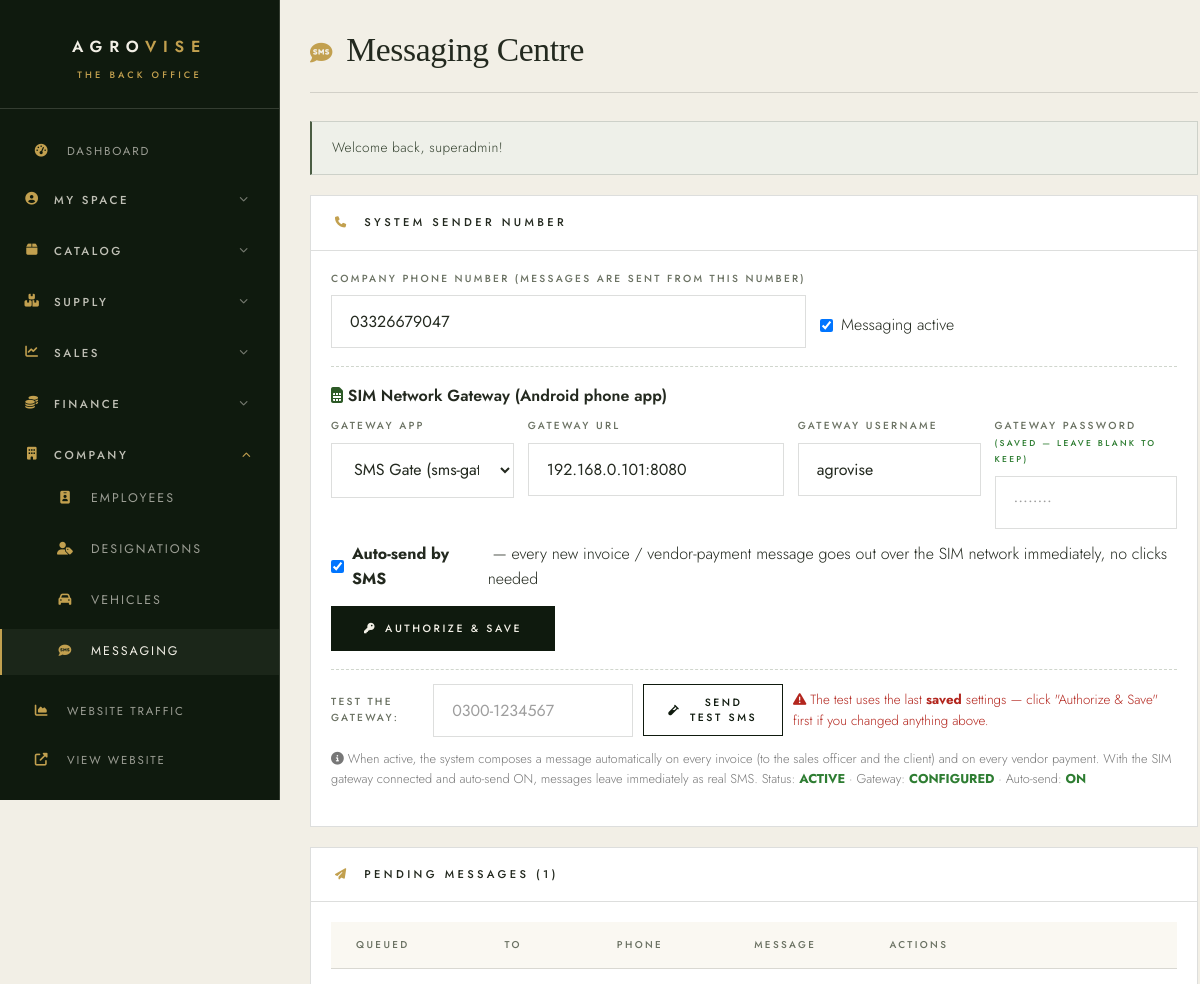
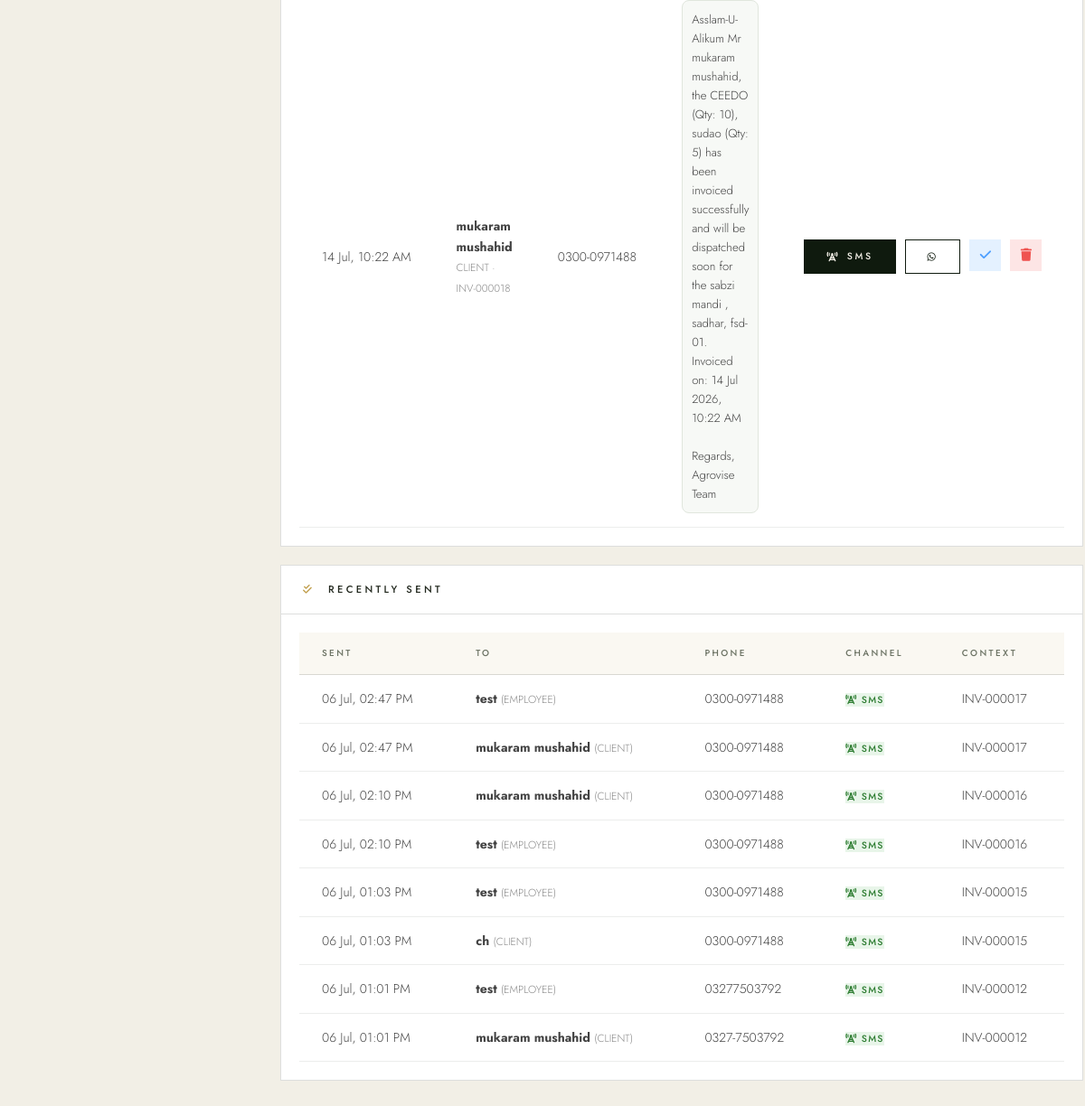
The app's page /admin/messaging.php (signed in) with its own data (2 pictures, top to bottom).
### tables this page shows
CREATE TABLE `settings` (
  `name` varchar(100) NOT NULL,
  `value` text,
  `updated_at` timestamp NULL DEFAULT CURRENT_TIMESTAMP ON UPDATE CURRENT_TIMESTAMP,
  PRIMARY KEY (`name`)
);

CREATE TABLE `outbound_messages` (
  `id` int NOT NULL AUTO_INCREMENT,
  `recipient_type` enum('EMPLOYEE','CLIENT','VENDOR') NOT NULL,
  `recipient_name` varchar(255) NOT NULL,
  `phone` varchar(30) NOT NULL,
  `body` text NOT NULL,
  `context` varchar(100) DEFAULT NULL,
  `status` enum('PENDING','SENT') NOT NULL DEFAULT 'PENDING',
  `sent_via` varchar(12) DEFAULT NULL,
  `created_at` timestamp NULL DEFAULT CURRENT_TIMESTAMP,
  `sent_at` datetime DEFAULT NULL,
  PRIMARY KEY (`id`),
  KEY `idx_status` (`status`)
);

### includes/functions.php (called while the page is built, shortened)
<?php
function getSetting($conn, $name) {
    try {
        $st = $conn->prepare("SELECT value FROM settings WHERE name = ?");
        $st->execute([$name]);
        $v = $st->fetchColumn();
        return $v === false ? null : $v;
    } catch (PDOException $e) {
        return null;
    }
}
function smsGatewayConfigured($conn) {
    $url = trim((string)getSetting($conn, 'sms_gateway_url'));
    if (getSetting($conn, 'sms_gateway_type') === 'traccar') {
        return trim((string)getSetting($conn, 'sms_gateway_pass')) !== '';
    }
    return trim((string)getSetting($conn, 'sms_gateway_user')) !== '';
}
function waSendLink($phone, $body) {
    $digits = preg_replace('/\D+/', '', (string)$phone);
    if (strpos($digits, '0') === 0) $digits = '92' . substr($digits, 1);
    return 'https://wa.me/' . $digits . '?text=' . rawurlencode($body);
}
function getFlashMessage() {
    if (isset($_SESSION['flash'])) {
        $flash = $_SESSION['flash'];
        return $flash;
    }
    return null;
}
function sanitize($input) {
    return htmlspecialchars(trim($input ?? ''), ENT_QUOTES, 'UTF-8');
}
?>

### admin/messaging.php (the view, shortened to what this page needs)
<?php
require_once '../includes/functions.php';
$conn = getDBConnection();
$msgNumber  = getSetting($conn, 'messaging_number') ?? '';
$msgEnabled = getSetting($conn, 'messaging_enabled') === '1';
$gwType     = getSetting($conn, 'sms_gateway_type') === 'smsgate' ? 'smsgate' : 'traccar';
$gwUrl      = getSetting($conn, 'sms_gateway_url') ?? '';
$gwUser     = getSetting($conn, 'sms_gateway_user') ?? '';
$gwPassSet  = trim((string)getSetting($conn, 'sms_gateway_pass')) !== '';
$gwReady    = smsGatewayConfigured($conn);
$autoSend   = getSetting($conn, 'sms_auto_send') === '1';
$pending = $conn->query("SELECT * FROM outbound_messages WHERE status = 'PENDING' ORDER BY created_at DESC")->fetchAll();
$sent = $conn->query("SELECT * FROM outbound_messages WHERE status = 'SENT' ORDER BY sent_at DESC LIMIT 20")->fetchAll();
$flash = getFlashMessage();
?>
<!DOCTYPE html>
<html lang="en">
<head>
    <link rel="stylesheet" href="https://cdnjs.cloudflare.com/ajax/libs/font-awesome/6.4.0/css/all.min.css">
    <link rel="stylesheet" href="../assets/css/style.css?v=ed3">
</head>
<body class="admin-body">
    <div class="admin-wrapper">
        <?php require __DIR__ . '/../includes/admin-sidebar.php'; ?>
        <main class="admin-main">
            <div class="admin-header"><h1><i class="fas fa-comment-sms"></i> Messaging Centre</h1></div>
            <?php if ($flash): ?>
            <div class="alert alert-<?php echo $flash['type']; ?>"><?php echo $flash['message']; ?></div>
            <?php endif; ?>
            <div class="data-card" style="margin-bottom:20px;">
                <div class="data-card-header"><h2><i class="fas fa-phone"></i> System Sender Number</h2></div>
                <div style="padding:20px;">
                    <form method="POST" style="display:flex; gap:14px; align-items:flex-end; flex-wrap:wrap;">
                        <div class="form-group" style="margin:0; min-width:260px;">
                            <label class="form-label">Company Phone Number (messages are sent from this number)</label>
                            <input type="text" name="messaging_number" class="form-input" placeholder="e.g. 03001234567" value="<?php echo sanitize($msgNumber); ?>">
                        </div>
                        <label style="display:flex; align-items:center; gap:8px; padding-bottom:10px; cursor:pointer;">
                            <input type="checkbox" name="messaging_enabled" <?php echo $msgEnabled ? 'checked' : ''; ?>> Messaging active
                        </label>
                        <div style="flex-basis:100%; border-top:1px dashed #d0d6cd; padding-top:16px; margin-top:4px;">
                            <p style="font-weight:600; margin-bottom:10px;"><i class="fas fa-sim-card" style="color:var(--primary-green);"></i> SIM Network Gateway (Android phone app)</p>
                            <div style="display:grid; grid-template-columns:1fr 1.4fr 1fr 1fr; gap:14px;">
                                <div class="form-group" style="margin:0;">
                                    <label class="form-label">Gateway App</label>
                                    <select name="sms_gateway_type" id="gwType" class="form-select" onchange="gwTypeSync()">
                                        <option value="smsgate" <?php echo $gwType === 'smsgate' ? 'selected' : ''; ?>>SMS Gate (sms-gate.app)</option>
                                    </select>
                                </div>
                                <div class="form-group" style="margin:0;">
                                    <label class="form-label">Gateway URL</label>
                                    <input type="text" name="sms_gateway_url" class="form-input" id="gwUrlInput" placeholder="http://192.168.1.50:8082" value="<?php echo sanitize($gwUrl); ?>">
                                </div>
                                <div class="form-group" style="margin:0;" id="gwUserWrap">
                                    <label class="form-label">Gateway Username</label>
                                    <input type="text" name="sms_gateway_user" class="form-input" placeholder="from the app" value="<?php echo sanitize($gwUser); ?>">
                                </div>
                                <div class="form-group" style="margin:0;">
                                    <label class="form-label"><span id="gwPassLabel">API Key</span> <?php echo $gwPassSet ? '<small style="color:#2e7d32;">(saved — leave blank to keep)</small>' : ''; ?></label>
                                    <input type="password" name="sms_gateway_pass" class="form-input" autocomplete="new-password" placeholder="<?php echo $gwPassSet ? '••••••••' : 'from the app'; ?>">
                                </div>
                            </div>
                            <label style="display:flex; align-items:center; gap:8px; margin-top:12px; cursor:pointer;">
                                <input type="checkbox" name="sms_auto_send" <?php echo $autoSend ? 'checked' : ''; ?>>
                                <strong>Auto-send by SMS</strong>&nbsp;— every new invoice / vendor-payment message goes out over the SIM network immediately, no clicks needed
                            </label>
                        </div>
                        <button type="submit" name="save_settings" value="1" class="btn btn-primary" style="margin-bottom:2px;"><i class="fas fa-key"></i> Authorize &amp; Save</button>
                    </form>
                    <?php if ($gwReady): ?>
                    <form method="POST" style="display:flex; gap:10px; align-items:center; margin-top:16px; border-top:1px dashed #d0d6cd; padding-top:14px;">
                        <label class="form-label" style="margin:0;">Test the gateway:</label>
                        <input type="text" name="test_number" class="form-input" placeholder="0300-1234567" style="max-width:200px;">
                        <button type="submit" name="test_sms" value="1" class="btn btn-secondary btn-sm"><i class="fas fa-vial"></i> Send Test SMS</button>
                        <small style="color:#b3261e;"><i class="fas fa-triangle-exclamation"></i> The test uses the last <strong>saved</strong> settings — click "Authorize &amp; Save" first if you changed anything above.</small>
                    </form>
                    <?php endif; ?>
                    <p style="font-size:0.8rem; color:#777; margin-top:12px;">
                        <i class="fas fa-info-circle"></i> When active, the system composes a message automatically on every invoice
                        (to the sales officer and the client) and on every vendor payment.
                        With the SIM gateway connected<?php echo $autoSend ? ' and auto-send ON, messages leave immediately as real SMS' : ', use the SMS button on each pending message (or WhatsApp as a fallback)'; ?>.
                        Status: <strong style="color:<?php echo $msgEnabled ? '#2e7d32' : '#b3261e'; ?>;"><?php echo $msgEnabled ? 'ACTIVE' : 'OFF'; ?></strong>
                        &middot; Gateway: <strong style="color:<?php echo $gwReady ? '#2e7d32' : '#b3261e'; ?>;"><?php echo $gwReady ? 'CONFIGURED' : 'NOT SET'; ?></strong>
                        &middot; Auto-send: <strong style="color:<?php echo $autoSend ? '#2e7d32' : '#b3261e'; ?>;"><?php echo $autoSend ? 'ON' : 'OFF'; ?></strong>
                    </p>
                </div>
            </div>
            <div class="data-card" style="margin-bottom:20px;">
                <div class="data-card-header"><h2><i class="fas fa-paper-plane"></i> Pending Messages (<?php echo count($pending); ?>)</h2></div>
                <div style="padding:20px;">
                    <?php if (empty($pending)): ?>
                        <p style="color:#8a8f83; text-align:center; padding:14px 0;">No pending messages — new ones appear here when invoices or vendor payments are logged.</p>
                    <?php else: ?>
                    <table class="data-table">
                        <thead><tr><th>Queued</th><th>To</th><th>Phone</th><th>Message</th><th>Actions</th></tr></thead>
                        <tbody>
                            <?php foreach ($pending as $m): ?>
                            <tr>
                                <td style="white-space:nowrap;"><?php echo date('d M, h:i A', strtotime($m['created_at'])); ?></td>
                                <td><strong><?php echo sanitize($m['recipient_name']); ?></strong><br><small style="color:#888;"><?php echo sanitize($m['recipient_type']); ?><?php echo $m['context'] ? ' · ' . sanitize($m['context']) : ''; ?></small></td>
                                <td style="white-space:nowrap;"><?php echo sanitize($m['phone']); ?></td>
                                <td style="max-width:420px;"><div style="white-space:pre-wrap; font-size:0.82rem; background:#f7f9f6; border:1px solid #e0e6dd; border-radius:8px; padding:10px;"><?php echo sanitize($m['body']); ?></div></td>
                                <td>
                                    <div class="action-btns" style="white-space:nowrap;">
                                        <?php if ($gwReady): ?>
                                        <a href="?sms=<?php echo $m['id']; ?>" class="btn btn-primary btn-sm" title="Send as a real SMS through the SIM gateway"><i class="fas fa-tower-cell"></i> SMS</a>
                                        <?php endif; ?>
                                        <a href="<?php echo sanitize(waSendLink($m['phone'], $m['body'])); ?>" target="_blank" class="btn btn-secondary btn-sm" title="Open in WhatsApp with the message prefilled"><i class="fab fa-whatsapp"></i></a>
                                        <a href="?sent=<?php echo $m['id']; ?>" class="btn-icon edit" title="Mark as sent"><i class="fas fa-check"></i></a>
                                        <a href="?delete=<?php echo $m['id']; ?>" class="btn-icon delete" title="Discard" onclick="return confirm('Discard this message?');"><i class="fas fa-trash"></i></a>
                                    </div>
                                </td>
                            </tr>
                            <?php endforeach; ?>
                        </tbody>
                    </table>
                    <?php endif; ?>
                </div>
            </div>
            <div class="data-card">
                <div class="data-card-header"><h2><i class="fas fa-check-double"></i> Recently Sent</h2></div>
                <div style="padding:20px;">
                    <?php if (empty($sent)): ?>
                        <p style="color:#8a8f83; text-align:center; padding:14px 0;">Nothing sent yet.</p>
                    <?php else: ?>
                    <table class="data-table">
                        <thead><tr><th>Sent</th><th>To</th><th>Phone</th><th>Channel</th><th>Context</th></tr></thead>
                        <tbody>
                            <?php foreach ($sent as $m): ?>
                            <tr>
                                <td style="white-space:nowrap;"><?php echo $m['sent_at'] ? date('d M, h:i A', strtotime($m['sent_at'])) : '—'; ?></td>
                                <td><strong><?php echo sanitize($m['recipient_name']); ?></strong> <small style="color:#888;">(<?php echo sanitize($m['recipient_type']); ?>)</small></td>
                                <td><?php echo sanitize($m['phone']); ?></td>
                                <td>
                                    <?php if (($m['sent_via'] ?? '') === 'SMS'): ?>
                                        <span class="badge" style="background:#e8f5e9; color:#2e7d32;"><i class="fas fa-tower-cell"></i> SMS</span>
                                    <?php elseif (($m['sent_via'] ?? '') === 'WHATSAPP'): ?>
                                        <span class="badge" style="background:#e3f2fd; color:#1565c0;"><i class="fab fa-whatsapp"></i> WhatsApp</span>
                                    <?php else: ?>
                                        <span class="badge" style="background:#eee; color:#666;">Manual</span>
                                    <?php endif; ?>
                                </td>
                                <td><?php echo sanitize($m['context'] ?? '—'); ?></td>
                            </tr>
                            <?php endforeach; ?>
                        </tbody>
                    </table>
                    <?php endif; ?>
                </div>
            </div>
        </main>
    </div>
</body>
</html>

### records on screen
settings: messaging_number "03326679047"
settings: value "☑"
settings: sms_gateway_type "SMS Gate (sms-gate.app)"
settings: sms_gateway_url "192.168.0.101:8080"
settings: sms_gateway_user "agrovise"
settings: value "☑"
outbound_messages: created_at "14 Jul, 10:22 AM", recipient_name "mukaram mushahid", recipient_type "CLIENT", context "INV-000018", phone "0300-0971488", body "Asslam-U-Alikum Mr mukaram mushahid, the CEEDO (Qty: 10), sudao (Qty: 5) has been invoiced successfully and will be dispatched soon for the sabzi mandi , sadhar, fsd-01. Invoiced on: 14 Jul 2026, 10:22 AM Regards, Agrovise Team"
outbound_messages: sent_at "06 Jul, 02:47 PM", recipient_name "test", recipient_type "EMPLOYEE", phone "0300-0971488", sent_via "SMS" (drawn), context "INV-000017"
outbound_messages: sent_at "06 Jul, 02:47 PM", recipient_name "mukaram mushahid", recipient_type "CLIENT", phone "0300-0971488", sent_via "SMS" (drawn), context "INV-000017"
outbound_messages: sent_at "06 Jul, 02:10 PM", recipient_name "mukaram mushahid", recipient_type "CLIENT", phone "0300-0971488", sent_via "SMS" (drawn), context "INV-000016"
outbound_messages: sent_at "06 Jul, 02:10 PM", recipient_name "test", recipient_type "EMPLOYEE", phone "0300-0971488", sent_via "SMS" (drawn), context "INV-000016"
outbound_messages: sent_at "06 Jul, 01:03 PM", recipient_name "test", recipient_type "EMPLOYEE", phone "0300-0971488", sent_via "SMS" (drawn), context "INV-000015"
outbound_messages: sent_at "06 Jul, 01:03 PM", recipient_name "ch", recipient_type "CLIENT", phone "0300-0971488", sent_via "SMS" (drawn), context "INV-000015"
outbound_messages: sent_at "06 Jul, 01:01 PM", recipient_name "test", recipient_type "EMPLOYEE", phone "03277503792", sent_via "SMS" (drawn), context "INV-000012"
outbound_messages: sent_at "06 Jul, 01:01 PM", recipient_name "mukaram mushahid", recipient_type "CLIENT", phone "0327-7503792", sent_via "SMS" (drawn), context "INV-000012"

### other values on screen
$flash['message'] "Welcome back, superadmin!"
count($pending) "1"
